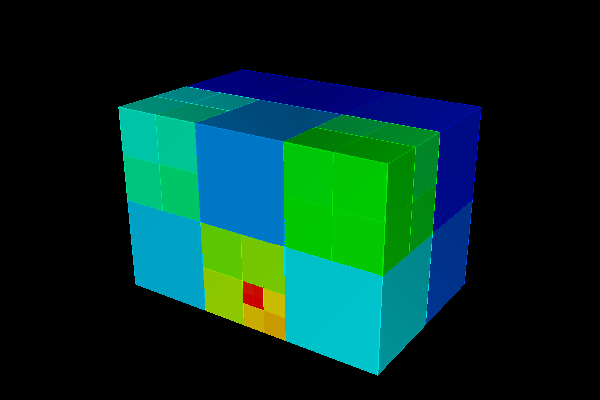

Recreate this plot in Python.
#!/usr/bin/env python

# Demonstrate vtkHyperTreeGridAxisReflection on a 3D rectilinear
# HyperTreeGrid reflected along the Y axis.

# Factory overrides
import vtkmodules.vtkInteractionStyle  # noqa: F401
import vtkmodules.vtkRenderingFreeType  # noqa: F401
import vtkmodules.vtkRenderingOpenGL2  # noqa: F401

from vtkmodules.vtkCommonCore import (
    vtkDoubleArray,
    vtkLookupTable,
)
from vtkmodules.vtkCommonDataModel import (
    vtkHyperTreeGrid,
    vtkHyperTreeGridNonOrientedCursor,
)
from vtkmodules.vtkFiltersGeneral import vtkShrinkFilter
from vtkmodules.vtkFiltersHyperTree import (
    vtkHyperTreeGridAxisReflection,
    vtkHyperTreeGridGeometry,
)
from vtkmodules.vtkRenderingCore import (
    vtkActor,
    vtkCamera,
    vtkDataSetMapper,
    vtkRenderWindow,
    vtkRenderWindowInteractor,
    vtkRenderer,
)

# Create 3D rectilinear HyperTreeGrid
htg = vtkHyperTreeGrid()
htg.Initialize()

scalar_array = vtkDoubleArray()
scalar_array.SetName('scalar')
scalar_array.SetNumberOfValues(0)
htg.GetCellData().AddArray(scalar_array)
htg.GetCellData().SetActiveScalars('scalar')

htg.SetDimensions([4, 3, 3])
htg.SetBranchFactor(2)

# Rectilinear grid coordinates
x_values = vtkDoubleArray()
x_values.SetNumberOfValues(4)
x_values.SetValue(0, -1)
x_values.SetValue(1, 0)
x_values.SetValue(2, 1)
x_values.SetValue(3, 2)
htg.SetXCoordinates(x_values)

y_values = vtkDoubleArray()
y_values.SetNumberOfValues(3)
y_values.SetValue(0, -1)
y_values.SetValue(1, 0)
y_values.SetValue(2, 1)
htg.SetYCoordinates(y_values)

z_values = vtkDoubleArray()
z_values.SetNumberOfValues(4)
z_values.SetValue(0, -1)
z_values.SetValue(1, 0)
z_values.SetValue(2, 1)
z_values.SetValue(3, 2)
htg.SetZCoordinates(z_values)

# Build the trees
cursor = vtkHyperTreeGridNonOrientedCursor()
offset_index = 0

# ROOT CELL 0-5
for i_ht in range(6):
    htg.InitializeNonOrientedCursor(cursor, i_ht, True)
    cursor.SetGlobalIndexStart(offset_index)
    idx = cursor.GetGlobalNodeIndex()
    scalar_array.InsertTuple1(idx, i_ht + 1)
    offset_index += cursor.GetTree().GetNumberOfVertices()

# ROOT CELL 6
htg.InitializeNonOrientedCursor(cursor, 6, True)
cursor.SetGlobalIndexStart(offset_index)
idx = cursor.GetGlobalNodeIndex()
scalar_array.InsertTuple1(idx, 7)
cursor.SubdivideLeaf()

for ichild in range(8):
    cursor.ToChild(ichild)
    idx = cursor.GetGlobalNodeIndex()
    scalar_array.InsertTuple1(idx, 13 + ichild)
    cursor.ToParent()

offset_index += cursor.GetTree().GetNumberOfVertices()

# ROOT CELL 7
htg.InitializeNonOrientedCursor(cursor, 7, True)
cursor.SetGlobalIndexStart(offset_index)
idx = cursor.GetGlobalNodeIndex()
scalar_array.InsertTuple1(idx, 8)
offset_index += cursor.GetTree().GetNumberOfVertices()

# ROOT CELL 8
htg.InitializeNonOrientedCursor(cursor, 8, True)
cursor.SetGlobalIndexStart(offset_index)
idx = cursor.GetGlobalNodeIndex()
scalar_array.InsertTuple1(idx, 9)
cursor.SubdivideLeaf()

for ichild in range(8):
    cursor.ToChild(ichild)
    idx = cursor.GetGlobalNodeIndex()
    scalar_array.InsertTuple1(idx, 21 + ichild)
    cursor.ToParent()

offset_index += cursor.GetTree().GetNumberOfVertices()

# ROOT CELL 9
htg.InitializeNonOrientedCursor(cursor, 9, True)
cursor.SetGlobalIndexStart(offset_index)
idx = cursor.GetGlobalNodeIndex()
scalar_array.InsertTuple1(idx, 10)
offset_index += cursor.GetTree().GetNumberOfVertices()

# ROOT CELL 10
htg.InitializeNonOrientedCursor(cursor, 10, True)
cursor.SetGlobalIndexStart(offset_index)
idx = cursor.GetGlobalNodeIndex()
scalar_array.InsertTuple1(idx, 11)
cursor.SubdivideLeaf()

for ichild in range(8):
    cursor.ToChild(ichild)
    idx = cursor.GetGlobalNodeIndex()
    scalar_array.InsertTuple1(idx, 29 + ichild)
    cursor.ToParent()

cursor.ToChild(7)
cursor.SubdivideLeaf()

for ichild in range(8):
    cursor.ToChild(ichild)
    idx = cursor.GetGlobalNodeIndex()
    scalar_array.InsertTuple1(idx, 37 + ichild)
    cursor.ToParent()

cursor.ToChild(4)
cursor.SubdivideLeaf()

for ichild in range(8):
    cursor.ToChild(ichild)
    idx = cursor.GetGlobalNodeIndex()
    scalar_array.InsertTuple1(idx, 46 + ichild)
    cursor.ToParent()

offset_index += cursor.GetTree().GetNumberOfVertices()

# ROOT CELL 11
htg.InitializeNonOrientedCursor(cursor, 11, True)
cursor.SetGlobalIndexStart(offset_index)
idx = cursor.GetGlobalNodeIndex()
scalar_array.InsertTuple1(idx, 12)

# Axis reflection along Y
reflection = vtkHyperTreeGridAxisReflection()
reflection.SetInputData(htg)
reflection.SetPlaneToY()
reflection.SetCenter(0)

# Geometry filter
geometry = vtkHyperTreeGridGeometry()
geometry.SetInputConnection(reflection.GetOutputPort())

# Shrink filter
shrink = vtkShrinkFilter()
shrink.SetInputConnection(geometry.GetOutputPort())
shrink.SetShrinkFactor(0.8)

# Lookup table
lut = vtkLookupTable()
lut.SetHueRange(0.66, 0)
lut.UsingLogScale()
lut.Build()

# Mapper
mapper = vtkDataSetMapper()
mapper.SetInputConnection(geometry.GetOutputPort())
mapper.SetLookupTable(lut)
mapper.SetColorModeToMapScalars()
mapper.SetScalarModeToUseCellFieldData()
mapper.SelectColorArray('scalar')
data_range = [1, 53]
mapper.SetScalarRange(data_range[0], data_range[1])

# Actors
actor_solid = vtkActor()
actor_solid.SetMapper(mapper)

actor_wireframe = vtkActor()
actor_wireframe.SetMapper(mapper)
actor_wireframe.GetProperty().SetColor(0, 0, 0)
actor_wireframe.GetProperty().SetRepresentationToWireframe()

# Renderer
renderer = vtkRenderer()
renderer.AddActor(actor_solid)
renderer.AddActor(actor_wireframe)

# Window
render_window = vtkRenderWindow()
render_window.AddRenderer(renderer)
render_window.SetSize(600, 400)
render_window.SetWindowName("hypertree grid3 dy reflection")

# Interactor
interactor = vtkRenderWindowInteractor()
interactor.SetRenderWindow(render_window)

# Scene
shrink.Update()
bd = shrink.GetOutput().GetBounds()
camera = vtkCamera()
camera.SetClippingRange(1.0, 100.0)
focal = [(bd[2 * i] + bd[2 * i + 1]) / 2.0 for i in range(3)]
camera.SetFocalPoint(focal)
camera.SetPosition(focal[0] + 4, focal[1] + 3, focal[2] + 6.0)
renderer.SetActiveCamera(camera)

interactor.Initialize()
interactor.Start()
